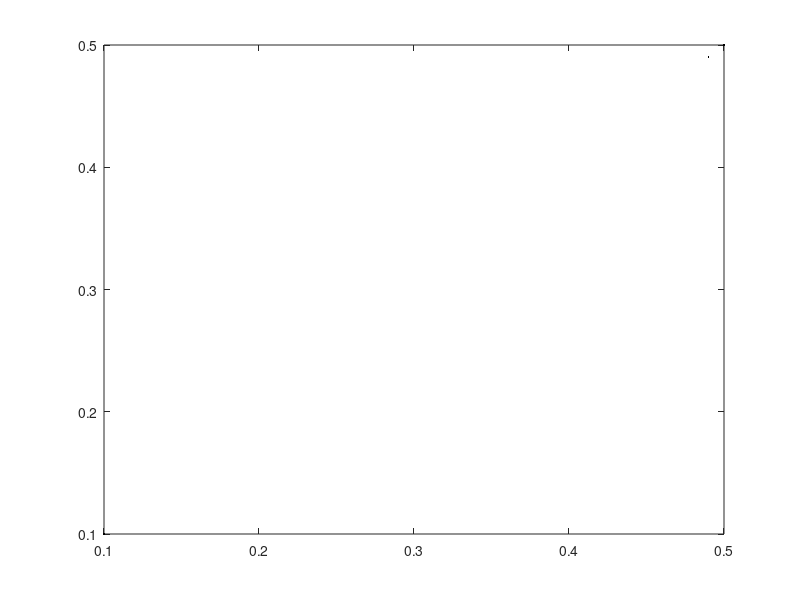
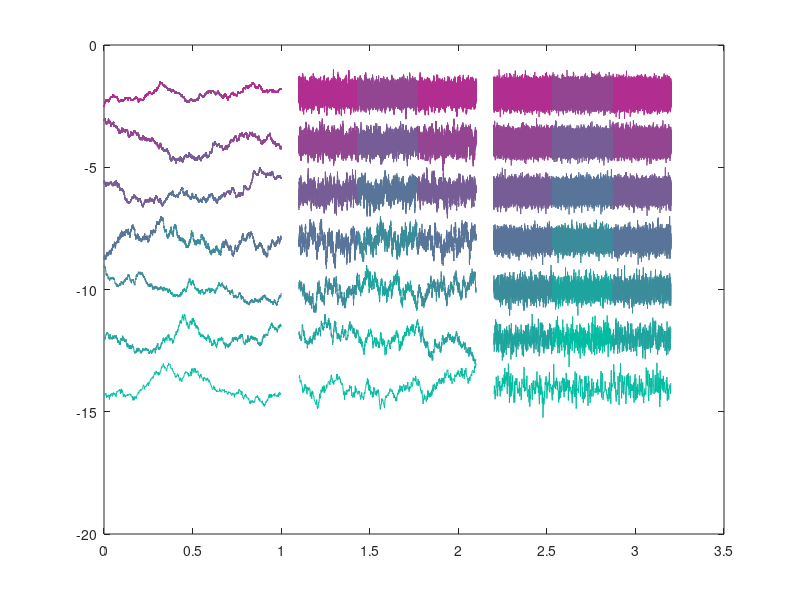

Here is the MATLAB script that generated these plots, in order:
%this code creates example time series that demonstrate temporal scale
%invariance
clear

T=360000; %one hour
dt=0.01; %model time step assumption in seconds
tvec=(1:T)*dt;

col=[linspace(177/255,0,7)' linspace(45/255,188/255,7)' linspace(143/255,161/255,7)'];
%%%%%%%%%%%%%%%%%%%%%%%%%%%%%%%%%%%%%%%%%%%%%
%model 1 - critical        
x=zeros(1,T);
phi1=0.5;
phi2=0.5;
for i=3:T
    x(i) = phi1*x(i-1) + phi2*x(i-2) + randn;   
end

%model space
figure(20)
plot(phi1,phi2,'.k','MarkerSize',4)
hold on

%time series stack
figure(21)
subx=x;
subx=(subx-mean(subx))/max(subx);
lsx=length(subx);
q=1;
while lsx>360
    tvec=(1:lsx)/lsx;
    mask1=tvec<1/3;
    mask2=tvec>2/3;
    if q<7
        plot(tvec(mask1),subx(mask1)-q*2,'Color',col(q,:))
        hold on
        plot(tvec(mask2),subx(mask2)-q*2,'Color',col(q,:))
        plot(tvec(~mask1 & ~mask2),subx(~mask1 & ~mask2)-q*2,'Color',col(q+1,:))
    else
        plot(tvec,subx-q*2,'Color',col(q,:))
        hold on
    end
    
    subx=subx(round(lsx/3):round(2*lsx/3));
    subx=(subx-mean(subx));
    subx=subx/max(subx);
    lsx=length(subx);
    q=q+1;
end

%%%%%%%%%%%%%%%%%%%%%%%%%%%%%%%%%%%%%%%%%%%%%%%%%%%%%%%
%model 2 - stable, near critical        
x=zeros(1,T);
phi1=0.49;
phi2=0.49;
for i=3:T
    x(i) = phi1*x(i-1) + phi2*x(i-2) + randn;   
end

%model space
figure(20)
plot(phi1,phi2,'.k','MarkerSize',4)

%time series stack
figure(21)
subx=x;
subx=(subx-mean(subx))/max(subx);
lsx=length(subx);
q=1;
while lsx>360
    tvec=(1:lsx)/lsx;
    mask1=tvec<1/3;
    mask2=tvec>2/3;
    if q<7
        plot(tvec(mask1)+1.1,subx(mask1)-q*2,'Color',col(q,:))
        hold on
        plot(tvec(mask2)+1.1,subx(mask2)-q*2,'Color',col(q,:))
        plot(tvec(~mask1 & ~mask2)+1.1,subx(~mask1 & ~mask2)-q*2,'Color',col(q+1,:))
    else
        plot(tvec+1.1,subx-q*2,'Color',col(q,:))
        hold on
    end
    subx=subx(round(lsx/3):round(2*lsx/3));
    subx=(subx-mean(subx));
    subx=subx/max(subx);
    lsx=length(subx);
    q=q+1;
end

%%%%%%%%%%%%%%%%%%%%%%%%%%%%%%%%%%%%%%
%model 3 - near white noise        
x=zeros(1,T);
phi1=0.1;
phi2=0.1;
for i=3:T
    x(i) = phi1*x(i-1) + phi2*x(i-2) + randn;   
end

%model space
figure(20)
plot(phi1,phi2,'.k','MarkerSize',4)
hold off

%time series stack
figure(21)
subx=x;
subx=(subx-mean(subx))/max(subx);
lsx=length(subx);
q=1;
while lsx>360
    tvec=(1:lsx)/lsx;
    mask1=tvec<1/3;
    mask2=tvec>2/3;
    if q<7
        plot(tvec(mask1)+2.2,subx(mask1)-q*2,'Color',col(q,:))
        hold on
        plot(tvec(mask2)+2.2,subx(mask2)-q*2,'Color',col(q,:))
        plot(tvec(~mask1 & ~mask2)+2.2,subx(~mask1 & ~mask2)-q*2,'Color',col(q+1,:))
    else
        plot(tvec+2.2,subx-q*2,'Color',col(q,:))
        hold on
    end
    subx=subx(round(lsx/3):round(2*lsx/3));
    subx=(subx-mean(subx));
    subx=subx/max(subx);
    lsx=length(subx);
    q=q+1;
end
hold off